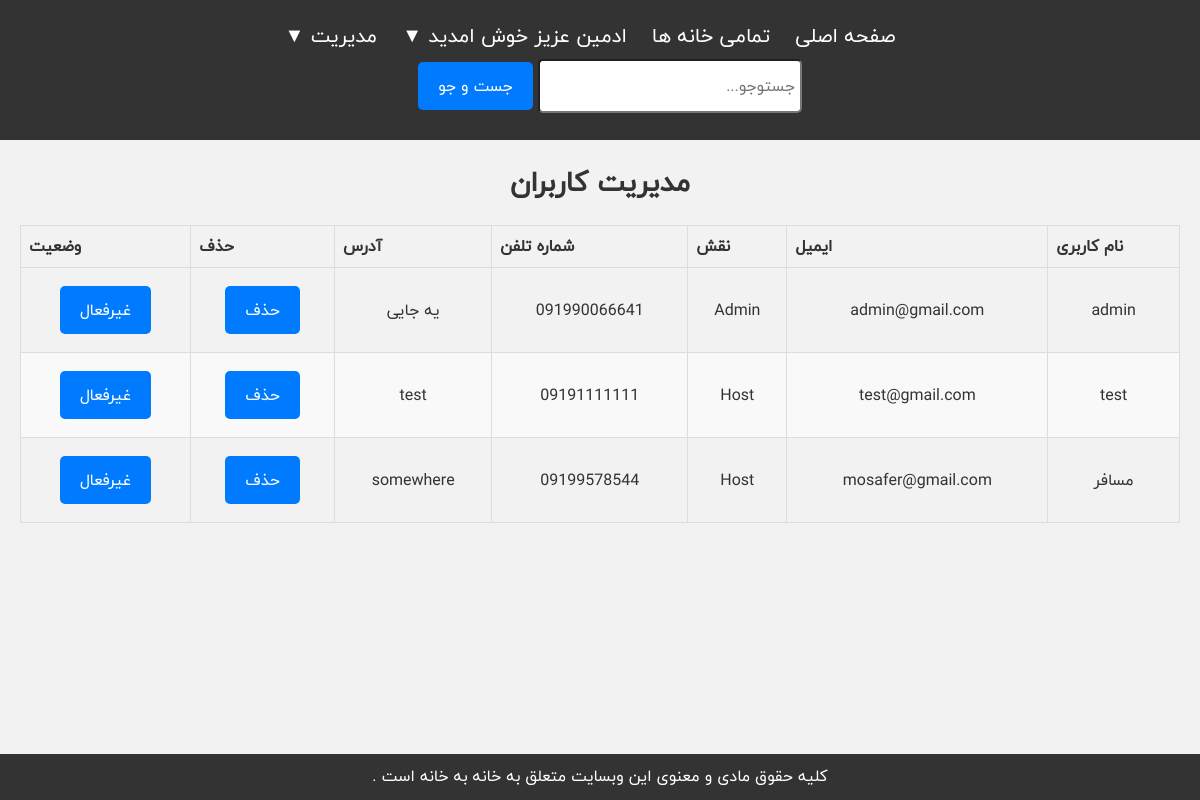
Page /management/users/ (signed in) on the committed database.
### reservations/models.py (models this page shows)
class User(AbstractUser):
    ROLES = (
        (1, 'Admin'),
        (2, 'Host'),
        (3, 'Passenger'),
    )
    role = models.IntegerField(choices=ROLES, default=3)
    phonenumber = models.CharField(max_length=15)
    address = models.TextField()
    role_change_requested = models.BooleanField(default=False)
    is_active = models.BooleanField(default=True)

### reservations/views.py (the view)
# urls.py: path('management/users/', admin_users_list, name='admin_users_list'),
@user_passes_test(admin_required)
def admin_users_list(request):
    users = User.objects.all()
    return render(request, 'reservations/admin_users_list.html', {'users': users})

### reservations/views.py (called while the page is built)
def admin_required(user):
    return user.is_authenticated and user.role == 1

### reservations/templates/reservations/admin_users_list.html (shortened to what this page needs)
{% extends 'reservations/base.html' %}
{% block content %}
<h1>مدیریت کاربران</h1>
<table>
    <thead>
        <tr>
            <th>نام کاربری</th>
            <th>ایمیل</th>
            <th>نقش</th>
            <th>شماره تلفن</th>
            <th>آدرس</th>
            <th>حذف</th>
            <th>وضعیت</th>
        </tr>
    </thead>
    <tbody>
        {% for user in users %}
        <tr>
            <td>{{ user.username }}</td>
            <td>{{ user.email }}</td>
            <td>{{ user.get_role_display }}</td>
            <td>{{ user.phonenumber }}</td>
            <td>{{ user.address }}</td>
            <td>
                <form method="post" action="{% url 'admin_delete_user' user.id %}">
                    <button type="submit">حذف</button>
                </form>
            </td>
            <td>
                <form method="post" action="{% url 'toggle_user_status' user.id %}">
                    <button type="submit" class="btn">{{ user.is_active|yesno:" غیرفعال , فعال " }}</button>
                </form>
            </td>
        </tr>
        {% endfor %}
    </tbody>
</table>
{% endblock %}

### reservations/templates/reservations/base.html (shortened to what this page needs)
<!DOCTYPE html>
<html lang="fa" dir="rtl">
<head>
    {% load static %}
    <link rel="stylesheet" href="{% static 'css/styles.css' %}">
    <link href="https://cdn.jsdelivr.net/npm/iransans-fontface@0.1.1/css/iransans/iransans-fontface.min.css" rel="stylesheet">
    <link rel="stylesheet" href="https://code.jquery.com/ui/1.12.1/themes/base/jquery-ui.css">
</head>
<body>
    <header>
        <nav>
            <ul>
                <li><a href="{% url 'home' %}">صفحه اصلی</a></li>
                <li><a href="{% url 'house_list' %}">تمامی خانه ها</a></li>
                {% if user.is_authenticated %}
                    <li class="dropdown">
                        <a href="#" class="dropbtn"> {{ user.first_name }} عزیز خوش امدید  &#9660;</a>
                    </li>
                    {% if user.is_superuser %}
                        <li class="dropdown">
                            <a href="#" class="dropbtn">مدیریت  &#9660;</a>
                        </li>
                    {% endif %}
                {% else %}
                    <li><a href="{% url 'login' %}">ورود</a></li>
                    <li><a href="{% url 'signup' %}">ثبت نام</a></li>
                {% endif %}
            </ul>
            <form method="get" action="{% url 'search' %}" class="center search-form">
                <input type="text" name="q" placeholder="جستوجو..." required>
                <button type="submit">جست و جو</button>
            </form>
        </nav>
    </header>
    <main class="center">
        {% block content %}{% endblock %}
    </main>
</body>
<footer>
    <p>  کلیه حقوق مادی و معنوی این وبسایت متعلق به خانه به خانه است .  </p>
</footer>
</html>

### reservations/static/css/styles.css (style rules this page uses)
* { font-family: "Qs Iranyekan", Arial, sans-serif; }
body, h1, h2, h3, p, ul, li { margin: 0; padding: 0; box-sizing: border-box; }
body { font-family: "Qs Iranyekan", Arial, sans-serif; background-color: #f2f2f2; color: #333; line-height: 1.6; }
header { background-color: #333; color: #fff; padding: 20px 0; text-align: center; }
header nav ul { list-style-type: none; }
header nav ul li { display: inline; margin-right: 20px; }
header nav ul li a { color: #fff; text-decoration: none; }
.search-form { display: inline-block; margin-left: 20px; }
.search-form input[type="text"] { padding: 5px; font-size: 16px; width: 250px; border-radius: 5px; height:40px ; }
.search-form button { padding: 5px 10px; font-size: 16px; background-color: #007bff; color: #fff; border: none; cursor: pointer; }
main { padding: 20px; margin-bottom: 20px; }
h1, h2 { margin-bottom: 20px; font-size: 28px; text-align: center; }
.dropdown { position: relative; display: inline-block; }
.center { text-align: center; }
footer { background-color: #333; color: #fff; text-align: center; padding: 10px 0; position: fixed; bottom: 0; width: 100%; }
button[type="submit"] { background-color: #007bff; margin-top: 10px; margin-bottom: 10px; color: #fff; padding: 10px 20px; border: none; border-radius: 5px; cursor: pointer; font-size: 16px; }
a { text-decoration: none; color: #313785; font-size: 20px; }
table { width: 100%; border-collapse: collapse; margin: 20px 0; }
th, td { border: 1px solid #ddd; padding: 8px; }
th { background-color: #f2f2f2; text-align: left; }
tr:nth-child(even) { background-color: #f9f9f9; }

### rows in the picture
User: first_name "ادمین", username "admin", email "admin@gmail.com", role "Admin", phonenumber "091990066641", address "یه جایی", is_active "غیرفعال"
User: username "test", email "test@gmail.com", role "Host", phonenumber "09191111111", address "test", is_active "غیرفعال"
User: username "مسافر", email "mosafer@gmail.com", role "Host", phonenumber "09199578544", address "somewhere", is_active "غیرفعال"
